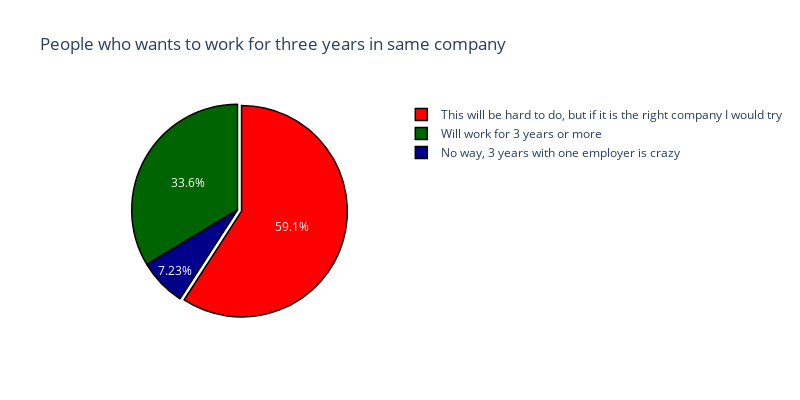

This figure's notebook cell:
### Markdown cell above
### people wants to work in same company for three years

### Code cell
work = data['How likely is that you will work for one employer for 3 years or more ?'].value_counts()
label = work.index
counts = work.values
colors = ['red', 'darkgreen', 'darkblue']
fig = go.Figure(data = [go.Pie(labels = label, values = counts)])
fig.update_layout(title = 'People who wants to work for three years in same company', width = 800, height =400)
fig.update_traces(hoverinfo = 'label+percent+value', textinfo = 'percent', textfont_size = 12,marker = dict(colors = colors,line = dict(color = 'black', width = 1.5)), pull = [0.04])
fig.show()

### Figure 1 — Plotly figure (JSON) as saved in the notebook; plotly's stock layout.template omitted (floating-point values rounded to 4 significant figures)
{"data": [{"hoverinfo": "label+percent+value", "labels": ["This will be hard to do, but if it is the right company I would try", "Will work for 3 years or more", "No way, 3 years with one employer is crazy"], "marker": {"colors": ["red", "darkgreen", "darkblue"], "line": {"color": "black", "width": 1.5}}, "pull": [0.04], "textfont": {"size": 12}, "textinfo": "percent", "type": "pie", "values": [139, 79, 17]}], "layout": {"height": 400, "title": {"text": "People who wants to work for three years in same company"}, "width": 800}}
